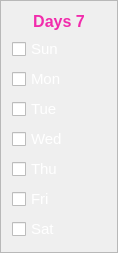
    <widget class="QFrame" name="SubjectDays_7">
     <property name="geometry">
      <rect>
       <x>670</x>
       <y>170</y>
       <width>118</width>
       <height>233</height>
      </rect>
     </property>
     <property name="frameShape">
      <enum>QFrame::StyledPanel</enum>
     </property>
     <property name="frameShadow">
      <enum>QFrame::Raised</enum>
     </property>
     <layout class="QVBoxLayout" name="verticalLayout_10">
      <item>
       <widget class="QLabel" name="Subject7DaysHeading">
        <property name="font">
         <font>
          <pointsize>12</pointsize>
          <weight>75</weight>
          <bold>true</bold>
         </font>
        </property>
        <property name="styleSheet">
         <string notr="true">QLabel{
	
color: rgb(241, 44, 172);
border-radius:10px;

}</string>
        </property>
        <property name="midLineWidth">
         <number>4</number>
        </property>
        <property name="text">
         <string>Days 7</string>
        </property>
        <property name="alignment">
         <set>Qt::AlignCenter</set>
        </property>
       </widget>
      </item>
      <item>
       <widget class="QCheckBox" name="Subject7Sunday">
        <property name="font">
         <font>
          <pointsize>11</pointsize>
         </font>
        </property>
        <property name="styleSheet">
         <string notr="true">QCheckBox{

	color: rgb(255, 255, 255);
}</string>
        </property>
        <property name="text">
         <string>Sun</string>
        </property>
        <property name="tristate">
         <bool>false</bool>
        </property>
       </widget>
      </item>
      <item>
       <widget class="QCheckBox" name="Subject7Monday">
        <property name="font">
         <font>
          <pointsize>11</pointsize>
         </font>
        </property>
        <property name="styleSheet">
         <string notr="true">QCheckBox{

	color: rgb(255, 255, 255);
}</string>
        </property>
        <property name="text">
         <string>Mon</string>
        </property>
        <property name="tristate">
         <bool>false</bool>
        </property>
       </widget>
      </item>
      <item>
       <widget class="QCheckBox" name="Subject7Tuesday">
        <property name="font">
         <font>
          <pointsize>11</pointsize>
         </font>
        </property>
        <property name="styleSheet">
         <string notr="true">QCheckBox{

	color: rgb(255, 255, 255);
}</string>
        </property>
        <property name="text">
         <string>Tue</string>
        </property>
        <property name="tristate">
         <bool>false</bool>
        </property>
       </widget>
      </item>
      <item>
       <widget class="QCheckBox" name="Subject7Wednesday">
        <property name="font">
         <font>
          <pointsize>11</pointsize>
         </font>
        </property>
        <property name="styleSheet">
         <string notr="true">QCheckBox{

	color: rgb(255, 255, 255);
}</string>
        </property>
        <property name="text">
         <string>Wed</string>
        </property>
        <property name="tristate">
         <bool>false</bool>
        </property>
       </widget>
      </item>
      <item>
       <widget class="QCheckBox" name="Subject7Thursday">
        <property name="font">
         <font>
          <pointsize>11</pointsize>
         </font>
        </property>
        <property name="styleSheet">
         <string notr="true">QCheckBox{

	color: rgb(255, 255, 255);
}</string>
        </property>
        <property name="text">
         <string>Thu</string>
        </property>
        <property name="tristate">
         <bool>false</bool>
        </property>
       </widget>
      </item>
      <item>
       <widget class="QCheckBox" name="Subject7Friday">
        <property name="font">
         <font>
          <pointsize>11</pointsize>
         </font>
        </property>
        <property name="styleSheet">
         <string notr="true">QCheckBox{

	color: rgb(255, 255, 255);
}</string>
        </property>
        <property name="text">
         <string>Fri</string>
        </property>
        <property name="tristate">
         <bool>false</bool>
        </property>
       </widget>
      </item>
      <item>
       <widget class="QCheckBox" name="Subject7Saturday">
        <property name="font">
         <font>
          <pointsize>11</pointsize>
         </font>
        </property>
        <property name="styleSheet">
         <string notr="true">QCheckBox{

	color: rgb(255, 255, 255);
}</string>
        </property>
        <property name="text">
         <string>Sat</string>
        </property>
        <property name="tristate">
         <bool>false</bool>
        </property>
       </widget>
      </item>
     </layout>
    </widget>
